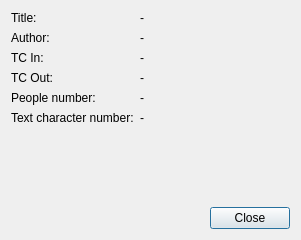
<?xml version="1.0" encoding="UTF-8"?>
<ui version="4.0">
 <class>PropertyDialog</class>
 <widget class="QDialog" name="PropertyDialog">
  <property name="geometry">
   <rect>
    <x>0</x>
    <y>0</y>
    <width>301</width>
    <height>240</height>
   </rect>
  </property>
  <property name="windowTitle">
   <string>Dialog</string>
  </property>
  <layout class="QVBoxLayout" name="verticalLayout">
   <item>
    <layout class="QFormLayout" name="formLayout">
     <item row="0" column="0">
      <widget class="QLabel" name="label">
       <property name="text">
        <string>Title:</string>
       </property>
      </widget>
     </item>
     <item row="0" column="1">
      <widget class="QLabel" name="titleLabel">
       <property name="text">
        <string>-</string>
       </property>
      </widget>
     </item>
     <item row="1" column="0">
      <widget class="QLabel" name="label_2">
       <property name="text">
        <string>Author:</string>
       </property>
      </widget>
     </item>
     <item row="1" column="1">
      <widget class="QLabel" name="authorLabel">
       <property name="text">
        <string>-</string>
       </property>
      </widget>
     </item>
     <item row="2" column="0">
      <widget class="QLabel" name="label_4">
       <property name="text">
        <string>TC In:</string>
       </property>
      </widget>
     </item>
     <item row="3" column="0">
      <widget class="QLabel" name="label_5">
       <property name="text">
        <string>TC Out:</string>
       </property>
      </widget>
     </item>
     <item row="2" column="1">
      <widget class="QLabel" name="tcInLabel">
       <property name="text">
        <string>-</string>
       </property>
      </widget>
     </item>
     <item row="3" column="1">
      <widget class="QLabel" name="tcOutLabel">
       <property name="text">
        <string>-</string>
       </property>
      </widget>
     </item>
     <item row="4" column="0">
      <widget class="QLabel" name="label_8">
       <property name="text">
        <string>People number:</string>
       </property>
      </widget>
     </item>
     <item row="4" column="1">
      <widget class="QLabel" name="peopleNumberLabel">
       <property name="text">
        <string>-</string>
       </property>
      </widget>
     </item>
     <item row="5" column="0">
      <widget class="QLabel" name="label_10">
       <property name="text">
        <string>Text character number:</string>
       </property>
      </widget>
     </item>
     <item row="5" column="1">
      <widget class="QLabel" name="charNumberLabel">
       <property name="text">
        <string>-</string>
       </property>
      </widget>
     </item>
    </layout>
   </item>
   <item>
    <widget class="QDialogButtonBox" name="buttonBox">
     <property name="orientation">
      <enum>Qt::Horizontal</enum>
     </property>
     <property name="standardButtons">
      <set>QDialogButtonBox::Close</set>
     </property>
    </widget>
   </item>
  </layout>
 </widget>
 <resources/>
 <connections>
  <connection>
   <sender>buttonBox</sender>
   <signal>accepted()</signal>
   <receiver>PropertyDialog</receiver>
   <slot>accept()</slot>
   <hints>
    <hint type="sourcelabel">
     <x>248</x>
     <y>254</y>
    </hint>
    <hint type="destinationlabel">
     <x>157</x>
     <y>274</y>
    </hint>
   </hints>
  </connection>
  <connection>
   <sender>buttonBox</sender>
   <signal>rejected()</signal>
   <receiver>PropertyDialog</receiver>
   <slot>reject()</slot>
   <hints>
    <hint type="sourcelabel">
     <x>316</x>
     <y>260</y>
    </hint>
    <hint type="destinationlabel">
     <x>286</x>
     <y>274</y>
    </hint>
   </hints>
  </connection>
 </connections>
</ui>
